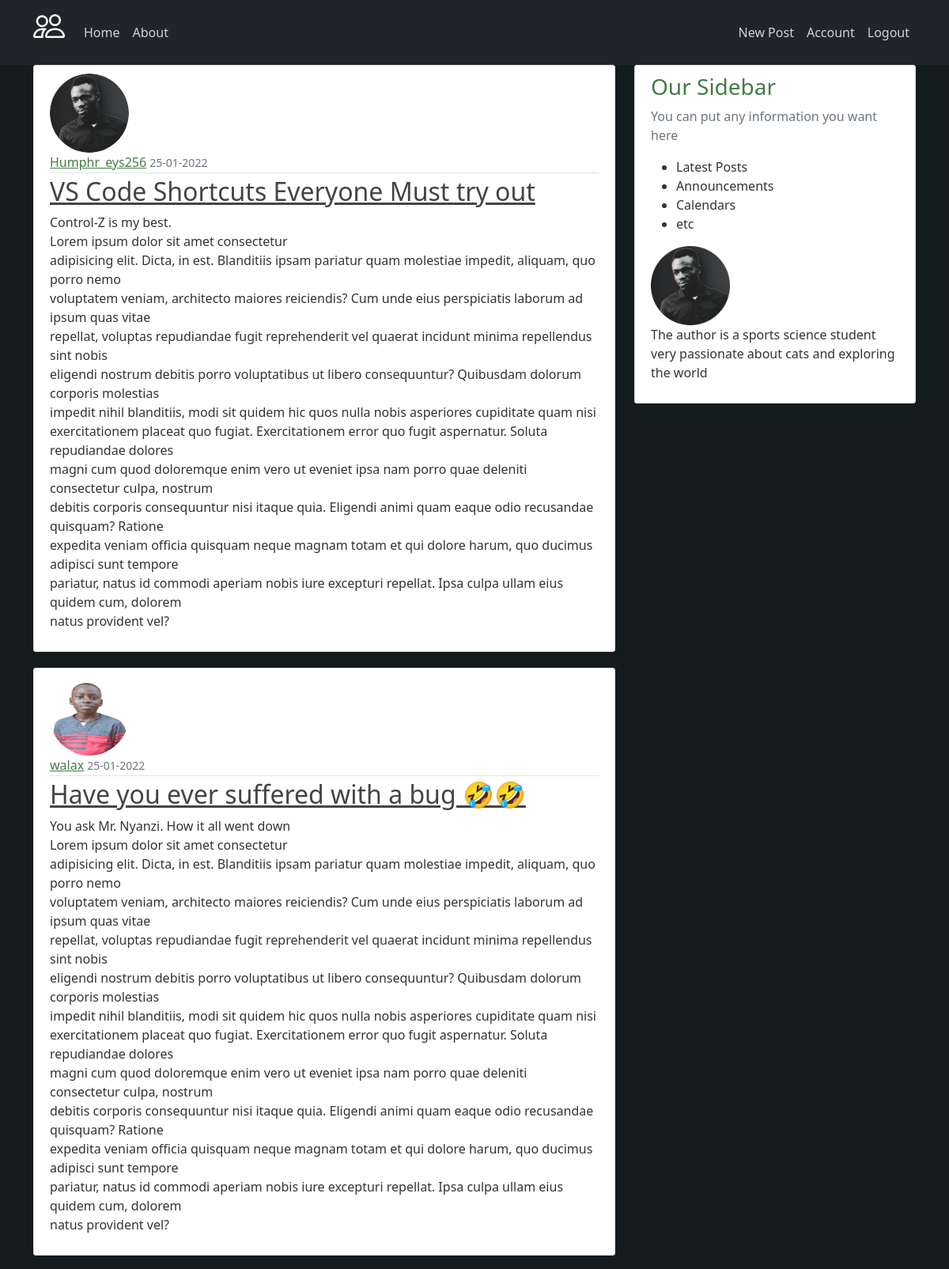
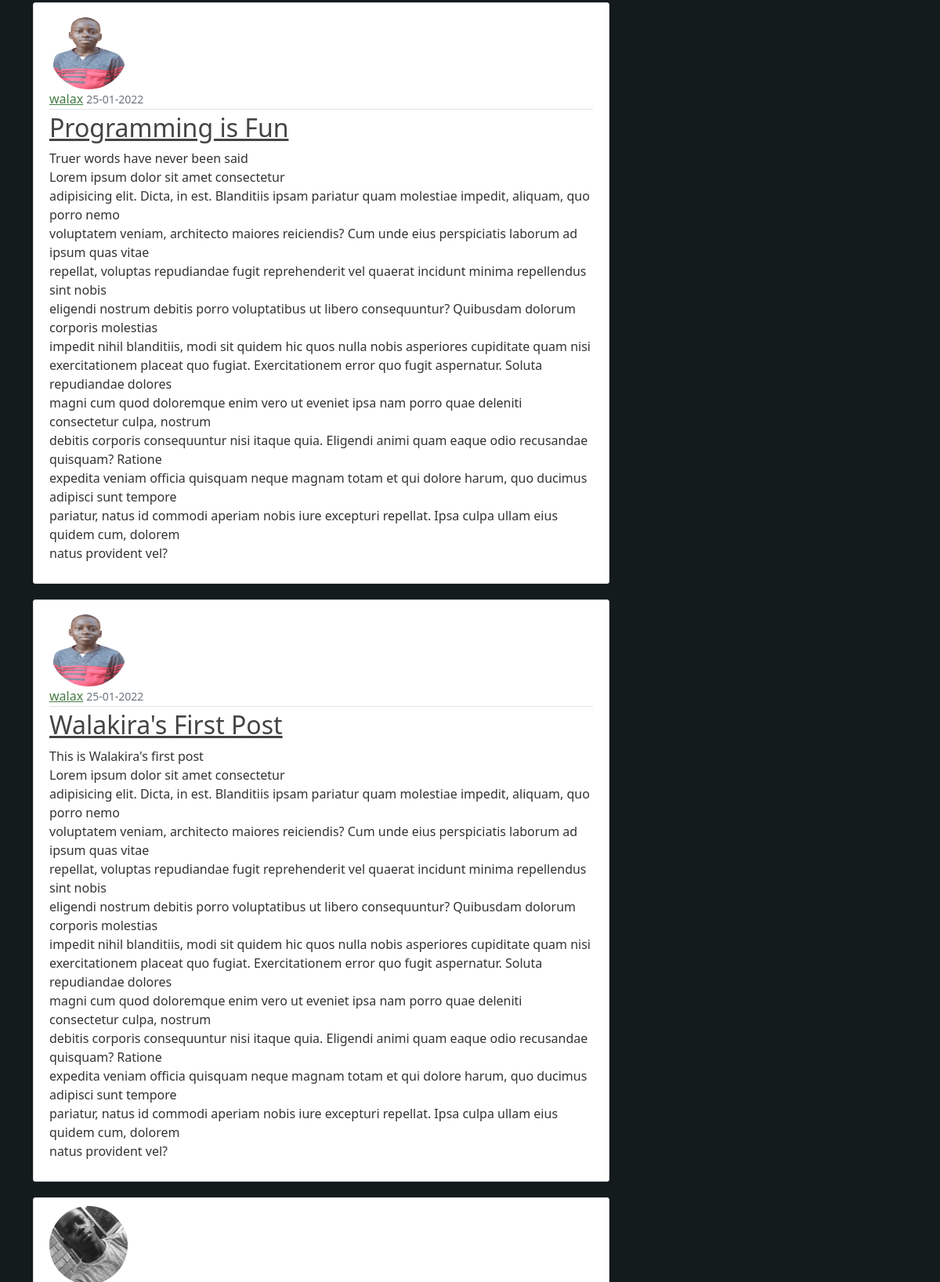
/home?page=2 (signed in, upper part), run on the app's committed database (2 pictures, top to bottom).
### flask_blog/models.py (models this page shows, shortened)
class Post(db.Model):
    id = db.Column(db.Integer, primary_key=True)
    title = db.Column(db.String(100), nullable=False)
    date_posted = db.Column(db.DateTime, nullable=False,
                            default=datetime.utcnow)
    content = db.Column(db.Text, nullable=False)
    user_id = db.Column(db.Integer, db.ForeignKey("user.id"), nullable=False)

class User(db.Model,UserMixin):
    id = db.Column(db.Integer, primary_key=True)
    username = db.Column(db.String(20), unique=True, nullable=False)
    email = db.Column(db.String(120), unique=True, nullable=False)
    image_file = db.Column(db.String(20),default="default.jpg")
    password = db.Column(db.String(60), nullable=False)
    post = db.relationship("Post", backref="author", lazy=True)

### flask_blog/routes.py (the view)
@app.route("/")
@app.route("/home")
def home():
    page=request.args.get("page",1,type=int)
    posts=Post.query.order_by(Post.date_posted.desc()).paginate(page=page,per_page=5)
    return render_template("home.html", posts=posts)

### flask_blog/models.py (called while the page is built)
@login_manager.user_loader
def login_user(user_id):
    return User.query.get(int(user_id))

### flask_blog/templates/home.html (shortened to what this page needs)
{% extends "layout.html" %}
{% block content %}
{% for post in posts.items %}
<article class="media content-section">
    <img id="dp" class="rounded-circle" src="{{url_for('static',filename='profile_pics/'+post.author.image_file) }}"
        alt="Profile Pic">
    <div class="media-body">
        <div class="article-metadata">
            <a href="{{ url_for('user_posts',username=post.author.username) }}" class="mr-2">{{ post. author.username }}</a>
            <small class="text-muted">{{ post.date_posted.strftime("%d-%m-%Y") }}</small>
        </div>
        <h2>
            <a href="{{ url_for('post',post_id = post.id) }}" class="article-title">{{ post.title }}</a>
        </h2>
        <p class="article-content">{{ post.content }}<br>Lorem ipsum dolor sit amet consectetur
            adipisicing elit. Dicta, in est. Blanditiis ipsam pariatur quam molestiae impedit, aliquam, quo porro nemo
            voluptatem veniam, architecto maiores reiciendis? Cum unde eius perspiciatis laborum ad ipsum quas vitae
            repellat, voluptas repudiandae fugit reprehenderit vel quaerat incidunt minima repellendus sint nobis
            eligendi nostrum debitis porro voluptatibus ut libero consequuntur? Quibusdam dolorum corporis molestias
            impedit nihil blanditiis, modi sit quidem hic quos nulla nobis asperiores cupiditate quam nisi
            exercitationem placeat quo fugiat. Exercitationem error quo fugit aspernatur. Soluta repudiandae dolores
            magni cum quod doloremque enim vero ut eveniet ipsa nam porro quae deleniti consectetur culpa, nostrum
            debitis corporis consequuntur nisi itaque quia. Eligendi animi quam eaque odio recusandae quisquam? Ratione
            expedita veniam officia quisquam neque magnam totam et qui dolore harum, quo ducimus adipisci sunt tempore
            pariatur, natus id commodi aperiam nobis iure excepturi repellat. Ipsa culpa ullam eius quidem cum, dolorem
            natus provident vel?</p>
    </div>
</article>
{% endfor %}
{% endblock content %}

### flask_blog/static/main.css (style rules this page uses)
body { background-color: rgb(19, 27, 29); color: #333333; }
img { width: 100px; height: 100px; }
h1, h2, h3, h4, h5, h6, a { color: #447c44; }
.content-section { background: #ffffff; padding: 10px 20px; border: 1px solid #dddddd; border-radius: 3px; margin-bottom: 20px; }
.article-title { color: #444444; }
.article-content { white-space: pre-line; }
.article-metadata { padding-bottom: 1px; margin-bottom: 4px; border-bottom: 1px solid #e3e3e3 }

### data on the page
Post: image_file (picture), username "Humphr_eys256", date_posted "25-01-2022", title "VS Code Shortcuts Everyone Must try out", content "Control-Z is my best."
Post: image_file (picture), username "walax", date_posted "25-01-2022", title "Have you ever suffered with a bug 🤣🤣", content "You ask Mr. Nyanzi. How it all went down"
Post: image_file (picture), username "walax", date_posted "25-01-2022", title "Programming is Fun", content "Truer words have never been said"
Post: image_file (picture), username "walax", date_posted "25-01-2022", title "Walakira's First Post", content "This is Walakira's first post"
Post: image_file (placeholder picture)
